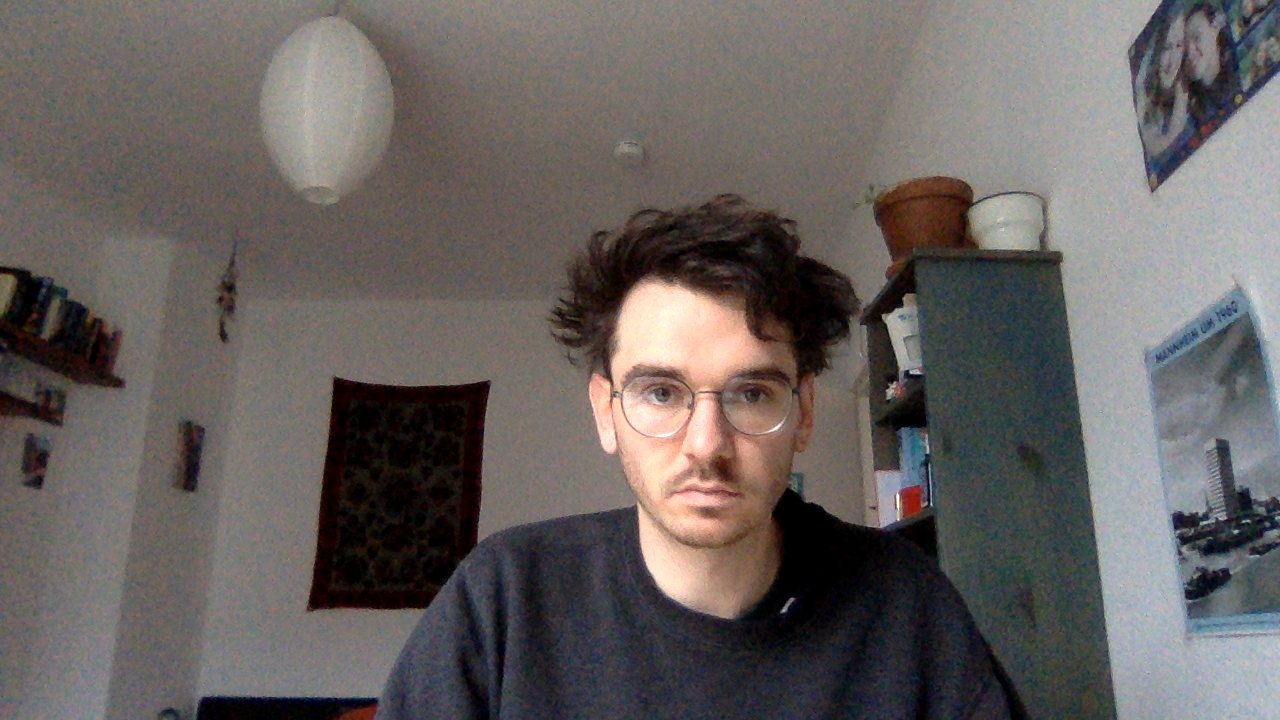
#> input picture edge_detection_sobel_operator/test.png, 1280 x 720 px, given in place of test.jpg, which was not available
$ python open_cv_tut_4.py
#> lines starting #> are read from the running program, lines starting #| are printed output that depends on the picture; after the words box and inside, x2 and y2 are one past the last pixel; in counts of white or black regions, pixels touching at a corner belong together; pictures that were not available may be replaced by others from this repository, and a replacement may not be noted
import numpy as np
import cv2

img = cv2.imread('test.jpg', cv2.IMREAD_COLOR)
#> img is the input picture: shape (720, 1280, 3); mean B, G, R 95.9, 98, 103.2
### switch to grayscale

px = img[55,55] # value of location
#> px = [109, 106, 115]

img[55,55]= [255,255,255]
#> img: shape (720, 1280, 3); under 0.01% of pixels changed, all inside (x1, y1, x2, y2) = (55, 55, 56, 56)
px = img[55,55]
#> px = [255, 255, 255]
print(px)
#| [255 255 255]

#ROI = Region of Image specifiy an region of the image

roi = img[100:150, 100:150]
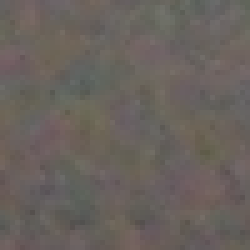
#> roi: shape (50, 50, 3) (shown 5 times larger); mean B, G, R 93, 98, 104.8
#print(roi)
img[100:150, 100:150] = [255,255,255]
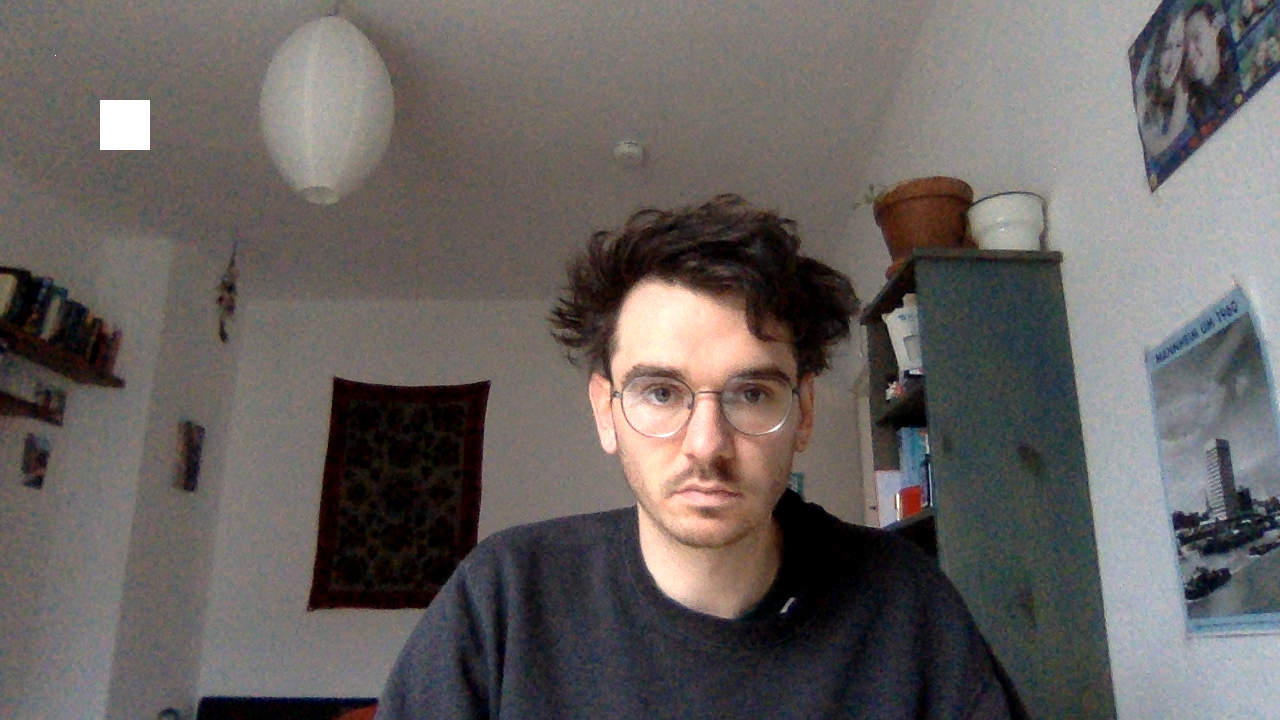
#> img: shape (720, 1280, 3); mean B, G, R 96.3, 98.5, 103.6

x1= 37
x2 = 294
x_diff = x1-x2
y1 = 107
y2 = 444
y_diff = y2-y1

#watch_face = img[x1:x2, y1:y2]
watch_face = img[250:460, 250:450]
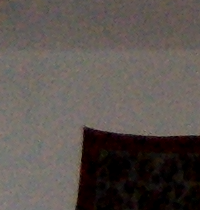
#> watch_face: shape (210, 200, 3); mean B, G, R 78.9, 83.3, 90.8
img[0:210, 0:200] = watch_face
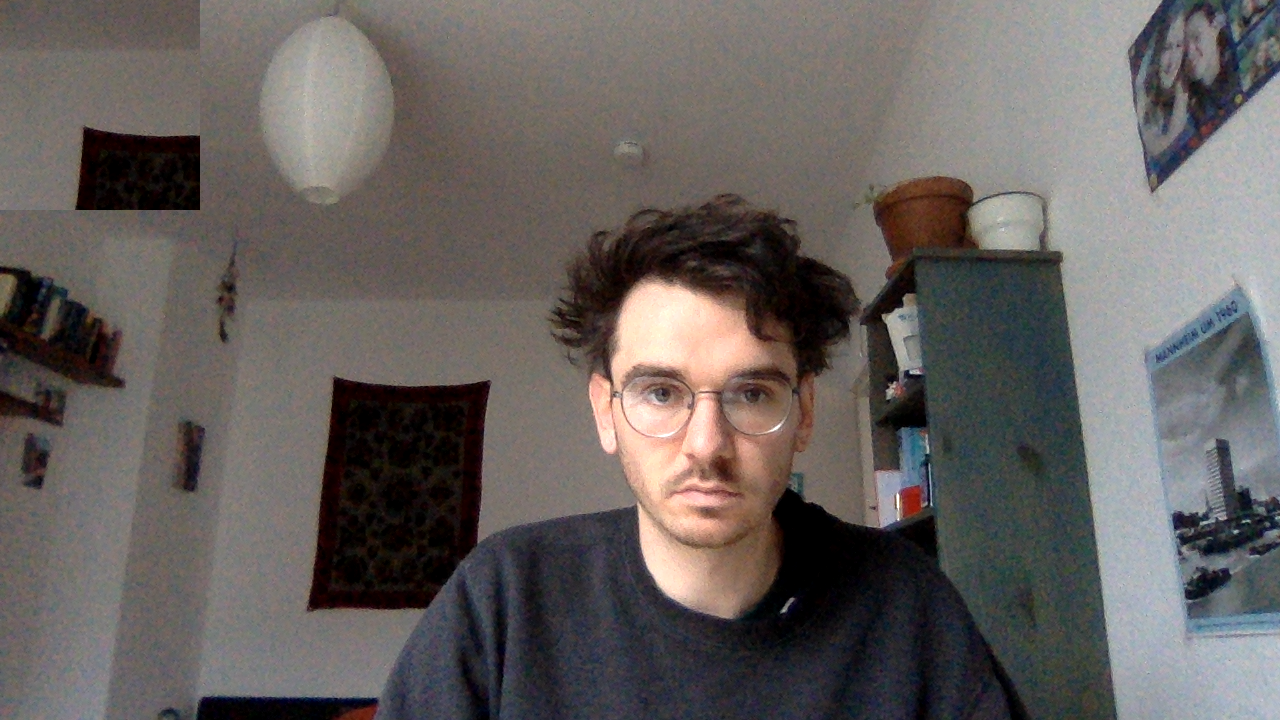
#> img: shape (720, 1280, 3); 4.56% of pixels changed, all inside (x1, y1, x2, y2) = (0, 0, 200, 210)

cv2.imshow('lalelutitle', img)
cv2.waitKey(0)
cv2.destroyAllWindows()
